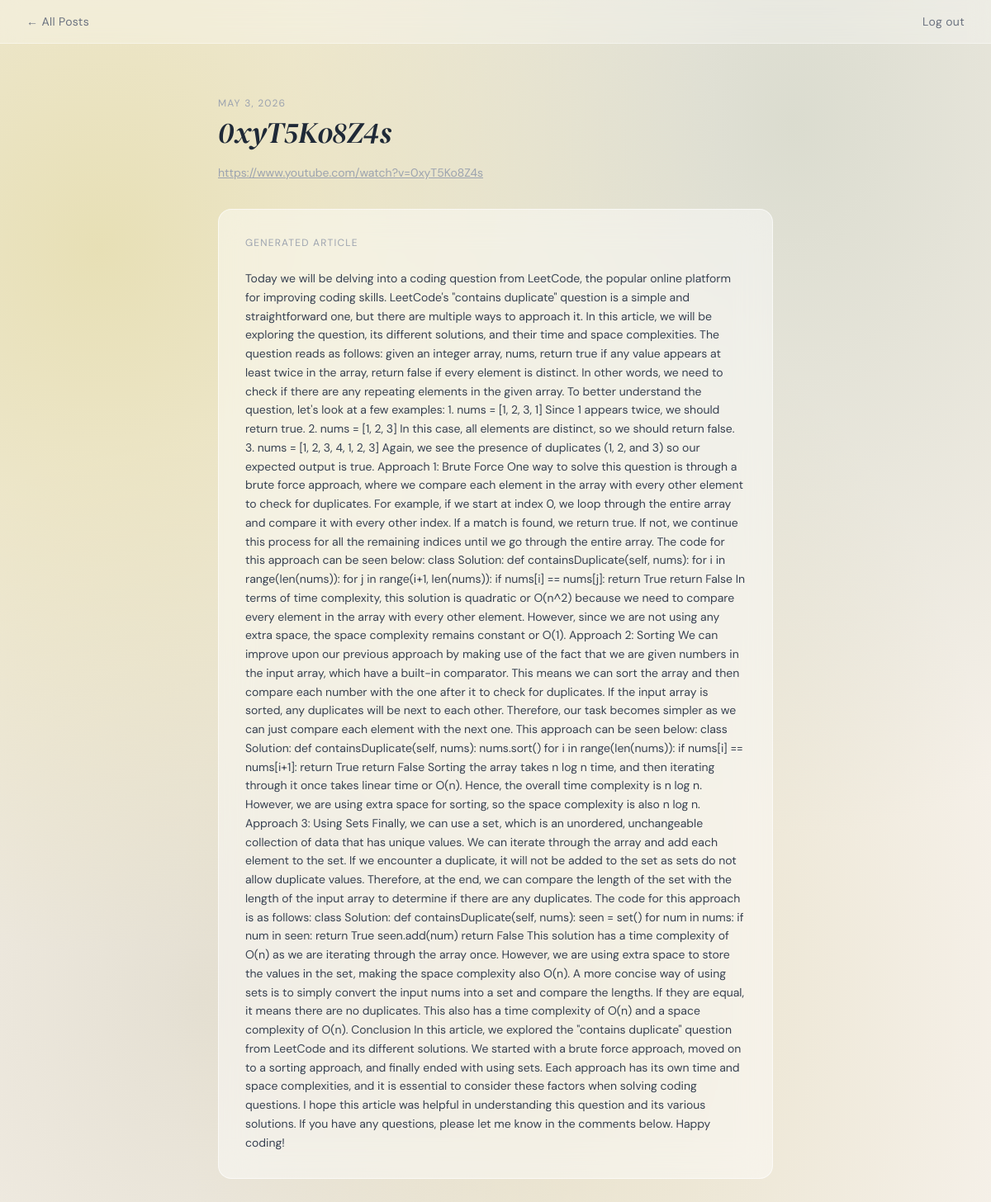
Page /blog-details/2 (signed in) on the committed database.
### blog_generator/models.py (models this page shows, shortened)
class BlogPost(models.Model):
    user = models.ForeignKey(User, on_delete=models.CASCADE)
    youtube_title = models.CharField(max_length=300)
    youtube_link = models.URLField()
    generated_content = models.TextField()
    created_at = models.DateTimeField(auto_now_add=True)
    class Meta:
        ordering = ['-created_at']

### blog_generator/views.py (the view)
# urls.py: path('blog-details/<int:pk>', views.blog_details, name='blog-details'),
def blog_details(request, pk):
    blog_article_detail = BlogPost.objects.get(id=pk)
    if request.user == blog_article_detail.user:
        return render(request, 'blog-details.html', {'blog_article_detail': blog_article_detail})
    else:
        return redirect('/')

### templates/blog-details.html (shortened to what this page needs)
<!DOCTYPE html>
<html lang="en">
<head>
    <link href="https://cdn.jsdelivr.net/npm/tailwindcss@2.2.19/dist/tailwind.min.css" rel="stylesheet">
</head>
<body class="flex flex-col min-h-screen">
    <nav class="nav-glass px-8 py-4 flex justify-between items-center sticky top-0 z-10">
        <a href="/blog-list" class="text-sm text-gray-500 hover:text-gray-800 transition-colors tracking-wide">← All Posts</a>
        <a href="/logout/" class="text-sm text-gray-500 hover:text-gray-800 transition-colors tracking-wide">Log out</a>
    </nav>
    <div class="flex-grow flex items-start justify-center px-4 pt-16 pb-20">
        <div class="w-full max-w-2xl">
            <div class="mb-8">
                <p class="text-xs uppercase tracking-widest text-gray-400 mb-2">{{ blog_article_detail.created_at|date:"F j, Y" }}</p>
                <h2 class="serif text-4xl text-gray-800 italic mb-4">{{ blog_article_detail.youtube_title }}</h2>
                <a href="{{ blog_article_detail.youtube_link }}" target="_blank" class="text-sm text-gray-400 hover:text-gray-600 transition-colors underline break-all">
                    {{ blog_article_detail.youtube_link }}
                </a>
            </div>
            <div class="glass rounded-2xl p-8">
                <p class="text-xs uppercase tracking-widest text-gray-400 mb-6">Generated Article</p>
                <div class="content text-gray-700 text-sm leading-relaxed">
                    {{ blog_article_detail.generated_content }}
                </div>
            </div>
        </div>
    </div>
</body>
</html>

### templates/blog-details.html (style rules this page uses)
* { font-family: 'DM Sans', sans-serif; }
body { min-height: 100vh; background: #f5f0e8; background-image: radial-gradient(ellipse at 10% 20%, rgba(220, 210, 140, 0.55) 0%, transparent 50%), radial-gradient(ellipse at 80% 10%, rgba(180, 190, 170, 0.4) 0%, transparent 45%), radial-gradient(ellipse at 60% 80%, rgba(210, 200, 150, 0.35) 0%, transparent 50%), radial-gradient(ellipse at 20% 80%, rgba(190, 185, 160, 0.3) 0%, transparent 40%); background-attachment: fixed; }
.glass { background: rgba(255, 255, 255, 0.45); backdrop-filter: blur(20px); -webkit-backdrop-filter: blur(20px); border: 1px solid rgba(255, 255, 255, 0.6); }
.nav-glass { background: rgba(255, 255, 255, 0.3); backdrop-filter: blur(12px); -webkit-backdrop-filter: blur(12px); border-bottom: 1px solid rgba(255, 255, 255, 0.4); }
.serif { font-family: 'DM Serif Display', serif; }

### rows in the picture
BlogPost: created_at "MAY 3, 2026", youtube_title "0xyT5Ko8Z4s", youtube_link "https://www.youtube.com/watch?v=0xyT5Ko8Z4s", generated_content "Today we will be delving into a coding question from LeetCode, the popular online platform for improving coding skills. LeetCode's \"contains duplicate\" question is a simple and straightforward one, but there are multiple ways to approach it. In this article, we will be exploring the question, its different solutions, and their time and space complexities. The question reads as follows: given an integer array, nums, return true if any value appears at least twice in the array, return false if every element is distinct. In other words, we need to check if there are any repeating elements in the given array. To better understand the question, let's look at a few examples: 1. nums = [1, 2, 3,…"
